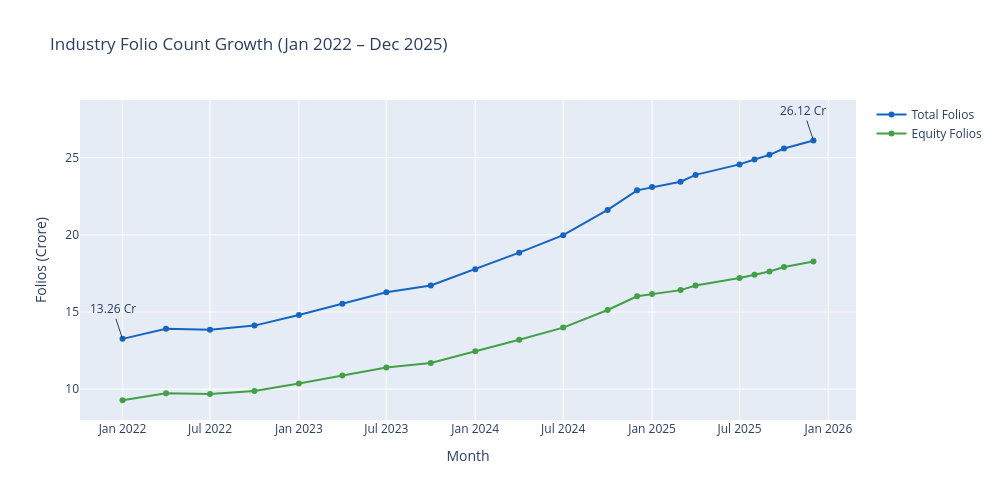

Here is the notebook cell this chart was saved with:
### Code cell
# Chart 9: Folio Count Growth
df9 = df_folios.sort_values('month')
df9_month_str = df9['month'].dt.strftime('%Y-%m-%d')

fig = go.Figure()
fig.add_trace(go.Scatter(x=df9_month_str, y=df9['total_folios_crore'], mode='lines+markers', name='Total Folios', line_color="#1565C0"))
fig.add_trace(go.Scatter(x=df9_month_str, y=df9['equity_folios_crore'], mode='lines+markers', name='Equity Folios', line_color="#43A047"))

# Annotations
first_month = df9_month_str.iloc[0]
last_month = df9_month_str.iloc[-1]
fig.add_annotation(x=first_month, y=13.26, text="13.26 Cr", showarrow=True)
fig.add_annotation(x=last_month, y=26.12, text="26.12 Cr", showarrow=True)

fig.update_layout(
    title="Industry Folio Count Growth (Jan 2022 – Dec 2025)",
    yaxis_title="Folios (Crore)",
    xaxis_title="Month",
    width=1000, height=500
)

fig.write_image(str(CHARTS_DIR / "chart_09_folio_growth.png"))
fig.show()

### Figure 1 — Plotly figure (JSON) as saved in the notebook; plotly's stock layout.template omitted (floating-point values rounded to 4 significant figures)
{"data": [{"line": {"color": "#1565C0"}, "mode": "lines+markers", "name": "Total Folios", "type": "scatter", "x": ["2022-01-01", "2022-04-01", "2022-07-01", "2022-10-01", "2023-01-01", "2023-04-01", "2023-07-01", "2023-10-01", "2024-01-01", "2024-04-01", "2024-07-01", "2024-10-01", "2024-12-01", "2025-01-01", "2025-03-01", "2025-04-01", "2025-07-01", "2025-08-01", "2025-09-01", "2025-10-01", "2025-12-01"], "y": [13.26, 13.91, 13.85, 14.12, 14.81, 15.54, 16.28, 16.72, 17.78, 18.85, 19.98, 21.62, 22.89, 23.1, 23.45, 23.89, 24.57, 24.89, 25.19, 25.6, 26.12]}, {"line": {"color": "#43A047"}, "mode": "lines+markers", "name": "Equity Folios", "type": "scatter", "x": ["2022-01-01", "2022-04-01", "2022-07-01", "2022-10-01", "2023-01-01", "2023-04-01", "2023-07-01", "2023-10-01", "2024-01-01", "2024-04-01", "2024-07-01", "2024-10-01", "2024-12-01", "2025-01-01", "2025-03-01", "2025-04-01", "2025-07-01", "2025-08-01", "2025-09-01", "2025-10-01", "2025-12-01"], "y": [9.28, 9.74, 9.69, 9.88, 10.37, 10.88, 11.4, 11.7, 12.45, 13.2, 13.99, 15.13, 16.02, 16.17, 16.42, 16.72, 17.2, 17.42, 17.63, 17.92, 18.28]}], "layout": {"annotations": [{"showarrow": true, "text": "13.26 Cr", "x": "2022-01-01", "y": 13.26}, {"showarrow": true, "text": "26.12 Cr", "x": "2025-12-01", "y": 26.12}], "height": 500, "title": {"text": "Industry Folio Count Growth (Jan 2022 – Dec 2025)"}, "width": 1000, "xaxis": {"title": {"text": "Month"}}, "yaxis": {"title": {"text": "Folios (Crore)"}}}}
